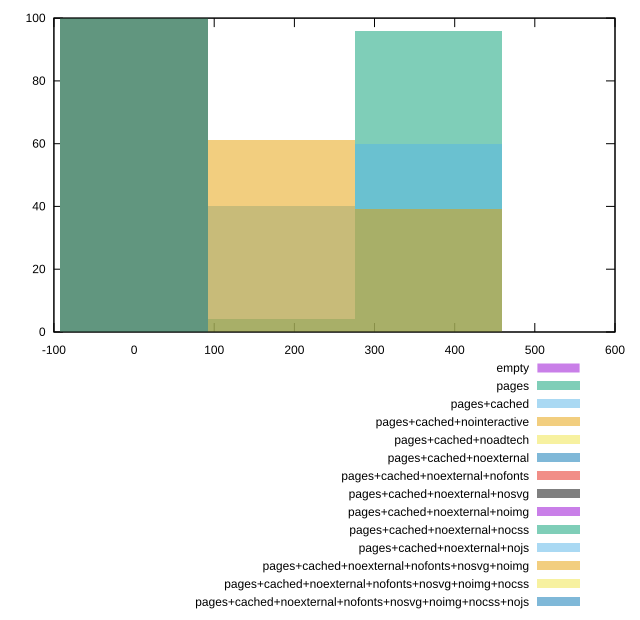

This chart was generated by the following gnuplot code:
reset
set terminal svg size 640, 620 enhanced background rgb 'white'
set output "reprap/total-blocking-time/comparison/histogram/all_raw.svg"

$empty <<EOF
0 100
EOF

$pages <<EOF
183.44001355347285 4
366.8800271069457 96
EOF

$pagesCached <<EOF
183.44001355347285 40
366.8800271069457 60
EOF

$pagesCachedNointeractive <<EOF
366.8800271069457 39
183.44001355347285 61
EOF

$pagesCachedNoadtech <<EOF
0 100
EOF

$pagesCachedNoexternal <<EOF
0 100
EOF

$pagesCachedNoexternalNofonts <<EOF
0 100
EOF

$pagesCachedNoexternalNosvg <<EOF
0 100
EOF

$pagesCachedNoexternalNoimg <<EOF
0 100
EOF

$pagesCachedNoexternalNocss <<EOF
0 100
EOF

$pagesCachedNoexternalNojs <<EOF
0 100
EOF

$pagesCachedNoexternalNofontsNosvgNoimg <<EOF
0 100
EOF

$pagesCachedNoexternalNofontsNosvgNoimgNocss <<EOF
0 100
EOF

$pagesCachedNoexternalNofontsNosvgNoimgNocssNojs <<EOF
0 100
EOF

set key outside below
set boxwidth 183.44001355347285
set yrange [0:100]
set style fill transparent solid 0.5 noborder

plot \
  $empty title "empty" with boxes, \
  $pages title "pages" with boxes, \
  $pagesCached title "pages+cached" with boxes, \
  $pagesCachedNointeractive title "pages+cached+nointeractive" with boxes, \
  $pagesCachedNoadtech title "pages+cached+noadtech" with boxes, \
  $pagesCachedNoexternal title "pages+cached+noexternal" with boxes, \
  $pagesCachedNoexternalNofonts title "pages+cached+noexternal+nofonts" with boxes, \
  $pagesCachedNoexternalNosvg title "pages+cached+noexternal+nosvg" with boxes, \
  $pagesCachedNoexternalNoimg title "pages+cached+noexternal+noimg" with boxes, \
  $pagesCachedNoexternalNocss title "pages+cached+noexternal+nocss" with boxes, \
  $pagesCachedNoexternalNojs title "pages+cached+noexternal+nojs" with boxes, \
  $pagesCachedNoexternalNofontsNosvgNoimg title "pages+cached+noexternal+nofonts+nosvg+noimg" with boxes, \
  $pagesCachedNoexternalNofontsNosvgNoimgNocss title "pages+cached+noexternal+nofonts+nosvg+noimg+nocss" with boxes, \
  $pagesCachedNoexternalNofontsNosvgNoimgNocssNojs title "pages+cached+noexternal+nofonts+nosvg+noimg+nocss+nojs" with boxes, \


reset
